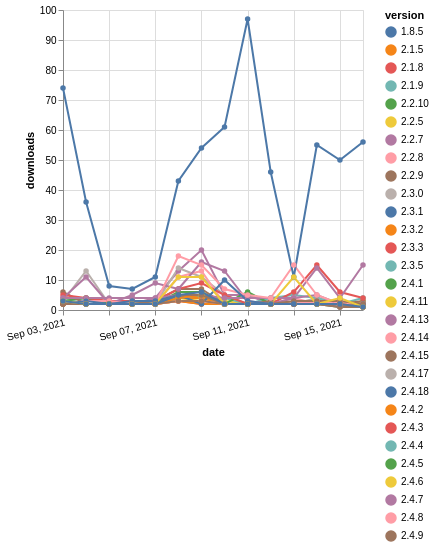

Write the Vega-Lite specification saved for this chart.
### Vega-Lite specification from a JSON file in a GitHub repository (floating-point values rounded to 4 significant figures; data arrays with more than 128 entries replaced by an {"elided": "..."} marker saying what was removed)
{"$schema": "https://vega.github.io/schema/vega-lite/v5.json", "description": "A simple bar chart with embedded data.", "data": {"values": {"elided": "406 records"}}, "width": "container", "mark": {"type": "line", "point": {"filled": true}}, "encoding": {"x": {"field": "date", "type": "temporal", "timeUnit": "yearmonthdate", "title": "date", "axis": {"labelAngle": -15}}, "y": {"field": "delta", "type": "quantitative", "title": "downloads"}, "color": {"field": "version", "type": "nominal"}, "tooltip": {"field": "delta"}}}
